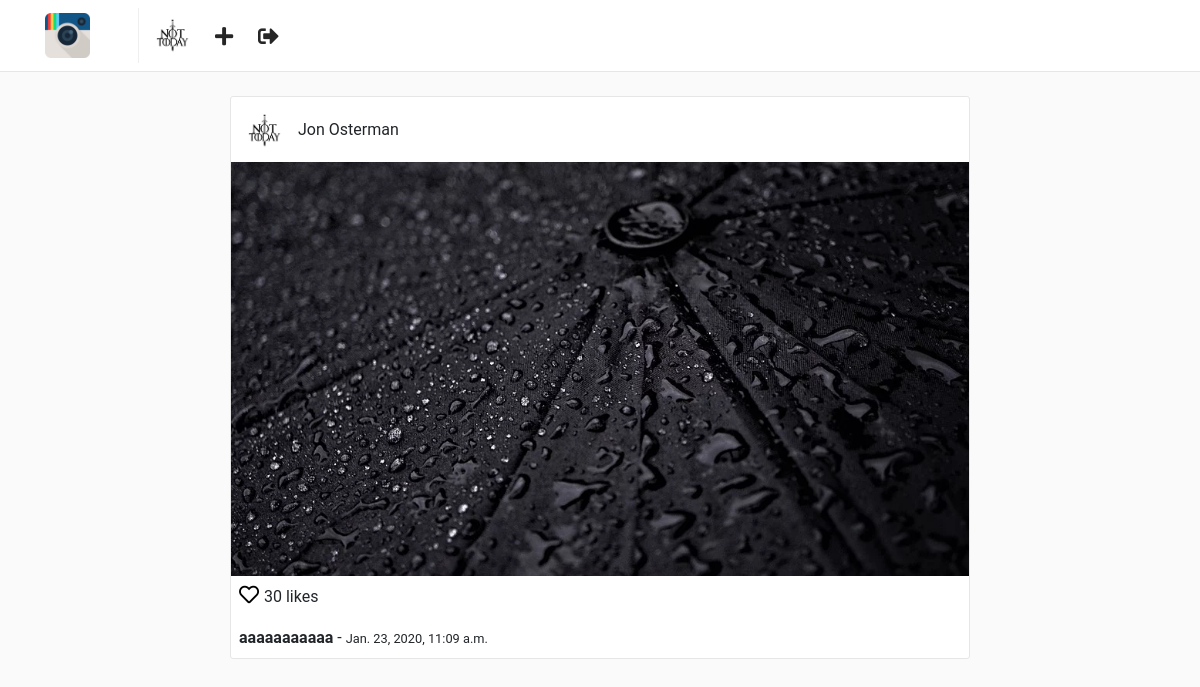
The page /posts/5 (signed in) on the database its author committed.
### users/models.py (models this page shows)
class Profile(models.Model):
    user = models.OneToOneField(User, on_delete=models.CASCADE)
    website = models.URLField(max_length=200, blank=True)
    biography = models.TextField(blank=True)
    phone_number = models.CharField(max_length=20,blank=True)
    picture = models.ImageField(upload_to='users/pictures',blank=True,null=True)
    created = models.DateTimeField(auto_now_add=True)
    modified = models.DateTimeField(auto_now=True)

### posts/models.py (models this page shows)
class Post(models.Model):
    user = models.ForeignKey(User, on_delete=models.CASCADE)
    title = models.CharField(max_length=255)
    photo = models.ImageField(upload_to='posts/photos')
    created = models.DateTimeField(auto_now_add=True)
    modified = models.DateTimeField(auto_now=True)

### posts/views.py (the view)
class PostDetailView(LoginRequiredMixin, DetailView):
    template_name = 'posts/detail.html'
    queryset = Post.objects.all()
    context_object_name  = 'post'

### templates/posts/detail.html (shortened to what this page needs)
{% extends "base.html" %}
{% block container %}
    <div class="container">
        <div class="row">
            {% include "posts/post_card.html" %}
        </div>
    </div>
{% endblock %}

### templates/nav.html
{% load static %}
<nav class="navbar navbar-expand-lg fixed-top" id="main-navbar">
    <div class="container">
        <a class="navbar-brand pr-5" style="border-right: 1px solid #efefef;" href="{% url "posts:feed" %}">
            <img src="{% static "img/instagram.png" %}" height="45" class="d-inline-block align-top"/>
        </a>
        <div class="collapse navbar-collapse">
            <ul class="navbar-nav mr-auto">
                <li class="nav-item">
                    <a href="{% url "users:detail" request.user.username %}">
                        {% if request.user.profile.picture %}
                            <img src="{{ request.user.profile.picture.url }}" height="35" class="d-inline-block align-top rounded-circle"/>
                        {% else %}
                            <img src="{% static 'img/default-profile.png' %}" height="35" class="d-inline-block align-top rounded-circle"/>
                        {% endif %}
                    </a>
                </li>
                <li class="nav-item nav-icon">
                    <a href="{% url "posts:create" %}">
                        <i class="fas fa-plus"></i>
                    </a>
                </li>
                <li class="nav-item nav-icon">
                    <a href="{% url "users:logout" %}">
                        <i class="fas fa-sign-out-alt"></i>
                    </a>
                </li>
            </ul>
        </div>
    </div>
</nav>

### templates/posts/post_card.html
<div class="col-sm-12 col-md-8 offset-md-2 mt-5 p-0 post-container">
    <div class="media pt-3 pl-3 pb-1">
        <a href="{% url "users:detail" post.user.username %}">
            <img class="mr-3 rounded-circle" height="35" src="{{ post.user.profile.picture.url }}" alt="{{ post.user.get_full_name }}">
        </a>
        <div class="media-body">
            <p style="margin-top: 5px;">{{ post.user.get_full_name  }}</p>
        </div>
    </div>
    <img style="width: 100%;" src="{{ post.photo.url }}" alt="{{ post.title }}">
    <p class="mt-1 ml-2" >
        <a href="" style="color: #000; font-size: 20px;">
            <i class="far fa-heart"></i>
        </a> 30 likes
    </p>
    <p class="ml-2 mt-0 mb-2">
        <b>{{ post.title }}</b> - <small>{{ post.created }}</small>
    </p>
</div>

### static/css/main.css (style rules this page uses)
html, body { background: #fafafa; height: 100%; width: 100%; font-family: 'Roboto', sans-serif; }
#main-navbar { background: #fff; border-bottom: 1px solid rgba(0,0,0,.0975); }
.post-container { background: #fff; border: 1px solid #e6e6e6; border-radius: 3px; }
.nav-icon a { color: #262626; font-size: 1.3em; display: block; margin-top: .2em; margin-left: 1.2em; font-weight: 100; }

### rows shown on the page
Post: user.profile.picture (picture), user.get_full_name "Jon Osterman", photo (picture), title "aaaaaaaaaaa", created "Jan. 23, 2020, 11:09 a.m."
